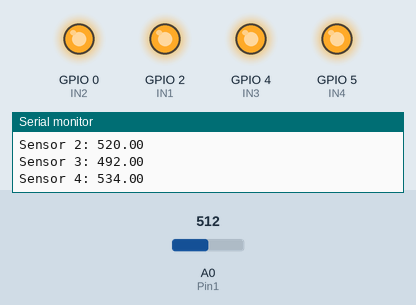
This sketch was run on a simulated ESP8266 (NodeMCU). Parts: output pins drawn as LEDs (lit = HIGH), the last lines printed to the serial monitor. The inputs (shaded band) are chosen by the test bench; at power-on: A0 (Pin1) = 512. WiFi joins after 1.5 s; servers stay silent unless stated; random numbers use the default seed unless the sketch sets one.

Above: at 3.7 s.
3.8 s: A0 (Pin1) set to 539
At 7.3 s:
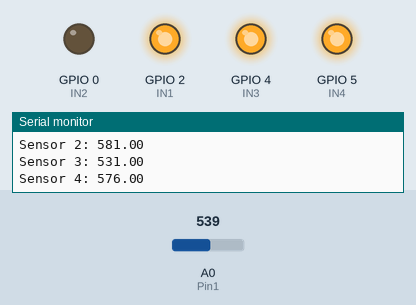
7.9 s: A0 (Pin1) set to 716
At 9.7 s:
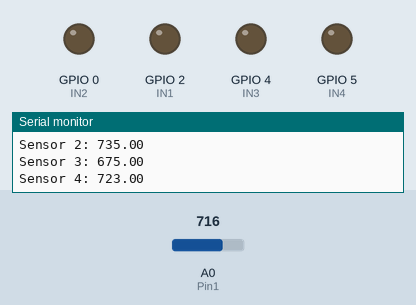
10.0 s: A0 (Pin1) set to 638
14.1 s: A0 (Pin1) set to 620
15.6 s: A0 (Pin1) set to 511
At 16.0 s:
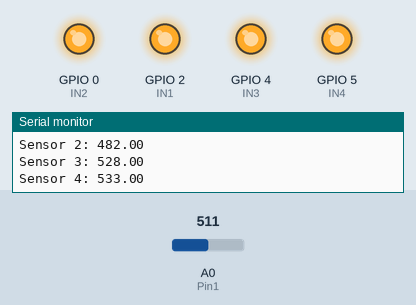
Timing chart, 0 to 18.1 s (numbered marks = the images above; inputs shaded):
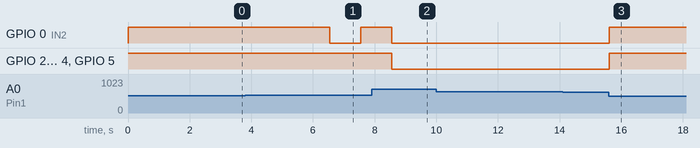

Measured:
- the behaviour switches between 538 and 539 on A0 (Pin1) (found by bisection; images 0 and 1)
- after the input at 3.8 s, GPIO 0 (IN2): HIGH → LOW after 2.7 s, → HIGH 1.0 s later
- after the input at 7.9 s, GPIO 0 (IN2), GPIO 2 (IN1), GPIO 4 (IN3), GPIO 5 (IN4): HIGH → LOW after 0.65 s
- after the input at 15.6 s, GPIO 0 (IN2), GPIO 2 (IN1), GPIO 4 (IN3), GPIO 5 (IN4): LOW → HIGH at once

The sketch:

esp8266_watering_system.ino
```cpp
#include <ESP8266WiFi.h>
#include <ESP8266HTTPClient.h>
#include <ArduinoJson.h>

// WiFi Configuration
const char* ssid = "YOUR_WIFI_SSID";
const char* password = "YOUR_WIFI_PASSWORD";

// API Configuration
const char* apiUrl = "http://your-api-endpoint.com/api/watering-data";
const char* apiKey = "YOUR_API_KEY"; // Optional

// Pin Configuration
int IN1 = 2;  // D4 on ESP8266
int IN2 = 0;  // D3 on ESP8266
int IN3 = 4;  // D2 on ESP8266
int IN4 = 5;  // D1 on ESP8266

int Pin1 = A0; // Analog pin A0
int Pin2 = A0; // ESP8266 only has one analog pin, so we'll need to use a multiplexer or different approach
int Pin3 = A0;
int Pin4 = A0;

// Sensor values
float value1 = 0;
float value2 = 0;
float value3 = 0;
float value4 = 0;

// Pump status
bool pump1Active = false;
bool pump2Active = false;
bool pump3Active = false;
bool pump4Active = false;

// Timing variables
unsigned long lastApiCall = 0;
const unsigned long apiCallInterval = 30000; // Send data every 30 seconds

void setup() {
  Serial.begin(115200);

  // Configure pins
  pinMode(IN1, OUTPUT);
  pinMode(IN2, OUTPUT);
  pinMode(IN3, OUTPUT);
  pinMode(IN4, OUTPUT);

  pinMode(Pin1, INPUT);

  // Initialize pumps to OFF state
  digitalWrite(IN1, HIGH);
  digitalWrite(IN2, HIGH);
  digitalWrite(IN3, HIGH);
  digitalWrite(IN4, HIGH);

  // Connect to WiFi
  WiFi.begin(ssid, password);
  Serial.print("Connecting to WiFi");

  while (WiFi.status() != WL_CONNECTED) {
    delay(500);
    Serial.print(".");
  }

  Serial.println();
  Serial.println("WiFi connected");
  Serial.print("IP address: ");
  Serial.println(WiFi.localIP());

  delay(1000);
}

void loop() {
  // Read sensor values
  // Note: ESP8266 only has one analog pin, so we'll simulate multiple sensors for now
  // In a real implementation, you'd use a multiplexer or different sensors

  value1 = analogRead(Pin1);
  value2 = value1 + random(-50, 50); // Simulate different sensor readings
  value3 = value1 + random(-50, 50);
  value4 = value1 + random(-50, 50);

  // Control pumps based on moisture levels
  controlPump(1, value1, 580);
  controlPump(2, value2, 580);
  controlPump(3, value3, 580);
  controlPump(4, value4, 580);

  // Print sensor readings
  Serial.println("=== MOISTURE SENSOR READINGS ===");
  Serial.print("Sensor 1: "); Serial.println(value1);
  Serial.print("Sensor 2: "); Serial.println(value2);
  Serial.print("Sensor 3: "); Serial.println(value3);
  Serial.print("Sensor 4: "); Serial.println(value4);
  Serial.println();

  // Send data to API periodically
  if (millis() - lastApiCall > apiCallInterval) {
    sendDataToApi();
    lastApiCall = millis();
  }

  delay(1000);
}

void controlPump(int pumpNumber, float moistureValue, int threshold) {
  int pumpPin;
  bool* pumpStatus;

  switch(pumpNumber) {
    case 1:
      pumpPin = IN1;
      pumpStatus = &pump1Active;
      break;
    case 2:
      pumpPin = IN2;
      pumpStatus = &pump2Active;
      break;
    case 3:
      pumpPin = IN3;
      pumpStatus = &pump3Active;
      break;
    case 4:
      pumpPin = IN4;
      pumpStatus = &pump4Active;
      break;
    default:
      return;
  }

  if (moistureValue > threshold) {
    digitalWrite(pumpPin, LOW); // Turn pump ON
    *pumpStatus = true;
    Serial.print("Pump "); Serial.print(pumpNumber); Serial.println(": ON");
  } else {
    digitalWrite(pumpPin, HIGH); // Turn pump OFF
    *pumpStatus = false;
    Serial.print("Pump "); Serial.print(pumpNumber); Serial.println(": OFF");
  }
}

void sendDataToApi() {
  if (WiFi.status() != WL_CONNECTED) {
    Serial.println("WiFi not connected. Attempting to reconnect...");
    WiFi.reconnect();
    return;
  }

  HTTPClient http;
  http.begin(apiUrl);
  http.addHeader("Content-Type", "application/json");

  // Add API key if required
  if (strlen(apiKey) > 0) {
    http.addHeader("Authorization", apiKey);
  }

  // Create JSON payload
  DynamicJsonDocument doc(1024);
  doc["device_id"] = "ESP8266_WATERING_SYSTEM";
  doc["timestamp"] = millis();
  doc["wifi_rssi"] = WiFi.RSSI();

  JsonArray sensors = doc.createNestedArray("sensors");

  JsonObject sensor1 = sensors.createNestedObject();
  sensor1["id"] = 1;
  sensor1["moisture_value"] = value1;
  sensor1["pump_active"] = pump1Active;

  JsonObject sensor2 = sensors.createNestedObject();
  sensor2["id"] = 2;
  sensor2["moisture_value"] = value2;
  sensor2["pump_active"] = pump2Active;

  JsonObject sensor3 = sensors.createNestedObject();
  sensor3["id"] = 3;
  sensor3["moisture_value"] = value3;
  sensor3["pump_active"] = pump3Active;

  JsonObject sensor4 = sensors.createNestedObject();
  sensor4["id"] = 4;
  sensor4["moisture_value"] = value4;
  sensor4["pump_active"] = pump4Active;

  String jsonString;
  serializeJson(doc, jsonString);

  Serial.println("Sending data to API:");
  Serial.println(jsonString);

  int httpResponseCode = http.POST(jsonString);

  if (httpResponseCode > 0) {
    String response = http.getString();
    Serial.print("HTTP Response code: ");
    Serial.println(httpResponseCode);
    Serial.print("Response: ");
    Serial.println(response);
  } else {
    Serial.print("Error code: ");
    Serial.println(httpResponseCode);
  }

  http.end();
} 
```
